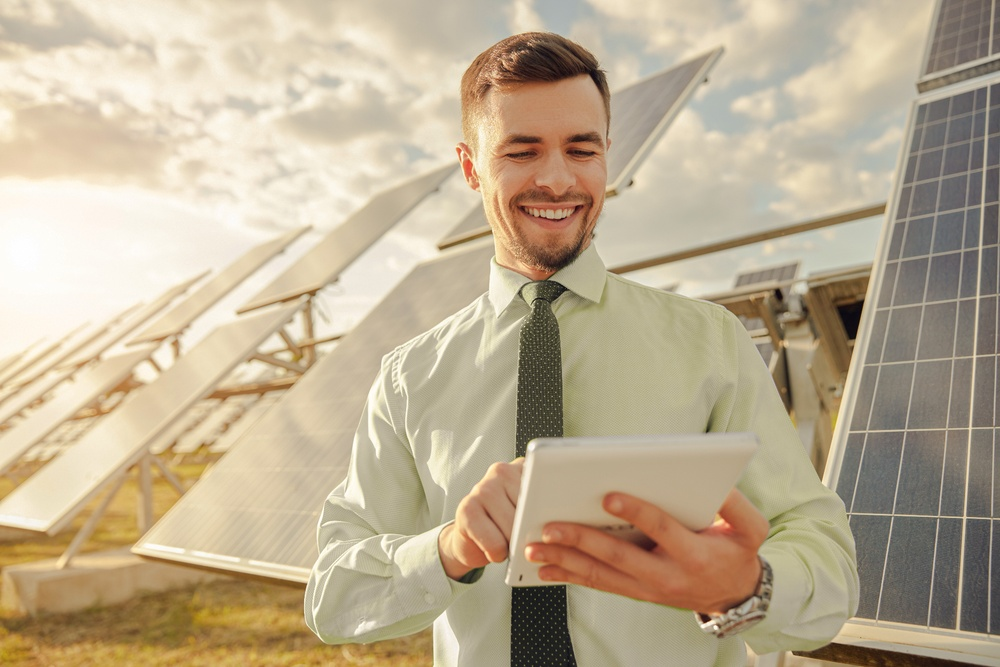
#> input picture src/assets/beneficio-empresas.jpg, 1000 x 667 px, shrunk from 1920 x 1280 before the run
$ python remove_bg.py src/assets/beneficio-empresas.jpg src/assets/beneficio-residencias.jpg
#> lines starting #> are read from the running program, lines starting #| are printed output that depends on the picture
import sys
from PIL import Image

def flood_fill_bg(input_path, output_path, tolerance=15):
#> called with input_path = 'src/assets/beneficio-empresas.jpg', output_path = 'src/assets/beneficio-residencias.jpg', tolerance = 15
    img = Image.open(input_path).convert("RGBA")
    pixels = img.load()
    width, height = img.size
#> width = 1000; height = 667

    target_r, target_g, target_b, _ = pixels[0, 0]
#> target_r = 228; target_g = 214; target_b = 187

    visited = set()
    queue = [(0,0), (width-1, 0), (0, height-1), (width-1, height-1)]
#> queue = [(0, 0), (999, 0), (0, 666), (999, 666)]

    for q in queue:
        visited.add(q)

    head = 0
    while head < len(queue):
        x, y = queue[head]
        head += 1

        r, g, b, a = pixels[x, y]

        if abs(r - target_r) < tolerance and abs(g - target_g) < tolerance and abs(b - target_b) < tolerance:
            pixels[x, y] = (r, g, b, 0)

            for dx, dy in [(-1,0), (1,0), (0,-1), (0,1)]:
                nx, ny = x + dx, y + dy
                if 0 <= nx < width and 0 <= ny < height:
                    if (nx, ny) not in visited:
                        visited.add((nx, ny))
                        queue.append((nx, ny))
#> this loop made 4088 passes
#> (r, g, b) on passes 1 to 3: (228, 214, 187), (96, 87, 80), (183, 135, 59)

    # Soften edges slightly by checking transparent neighbors
    for y in range(1, height-1):
        for x in range(1, width-1):
            r, g, b, a = pixels[x, y]
            if a == 255: # opaque
                # if it has a transparent neighbor, make it semi-transparent for anti-aliasing
                trans_neighbors = 0
                for dx, dy in [(-1,0), (1,0), (0,-1), (0,1)]:
                    if pixels[x+dx, y+dy][3] == 0:
                        trans_neighbors += 1
                if trans_neighbors > 0:
                    pixels[x, y] = (r, g, b, max(0, 255 - trans_neighbors * 50))

    img.save(output_path)
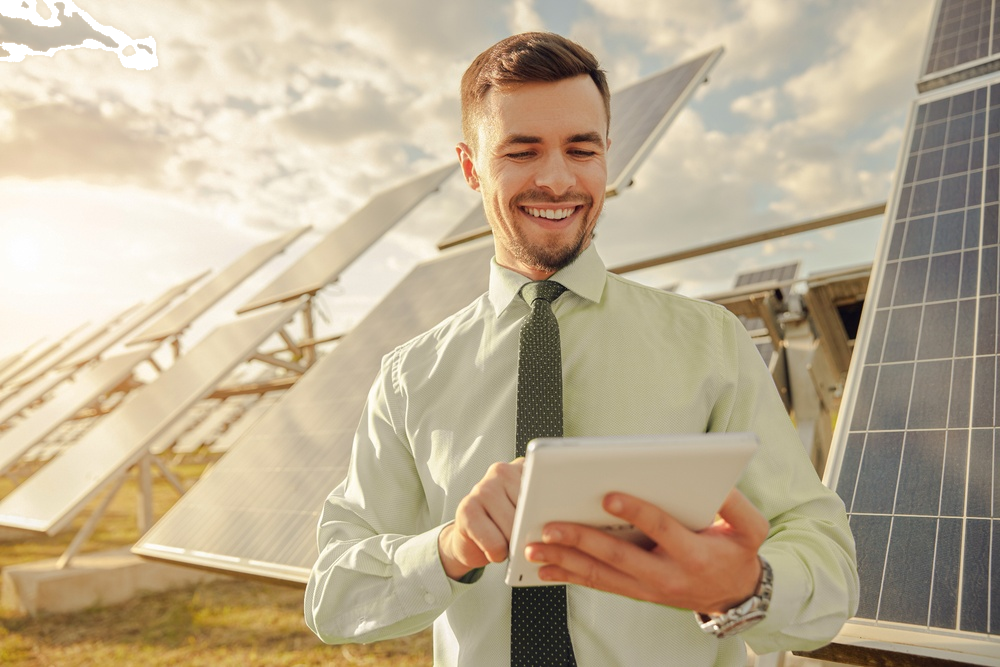
#> saved as beneficio-residencias.jpg: PIL image 1000x667 RGBA; mean R, G, B, A 188.8, 173.3, 146.9, 253.6; transparent parts drawn white

if __name__ == '__main__':
    flood_fill_bg(sys.argv[1], sys.argv[2])

$ run again, on src/assets/calculator-savings.jpg
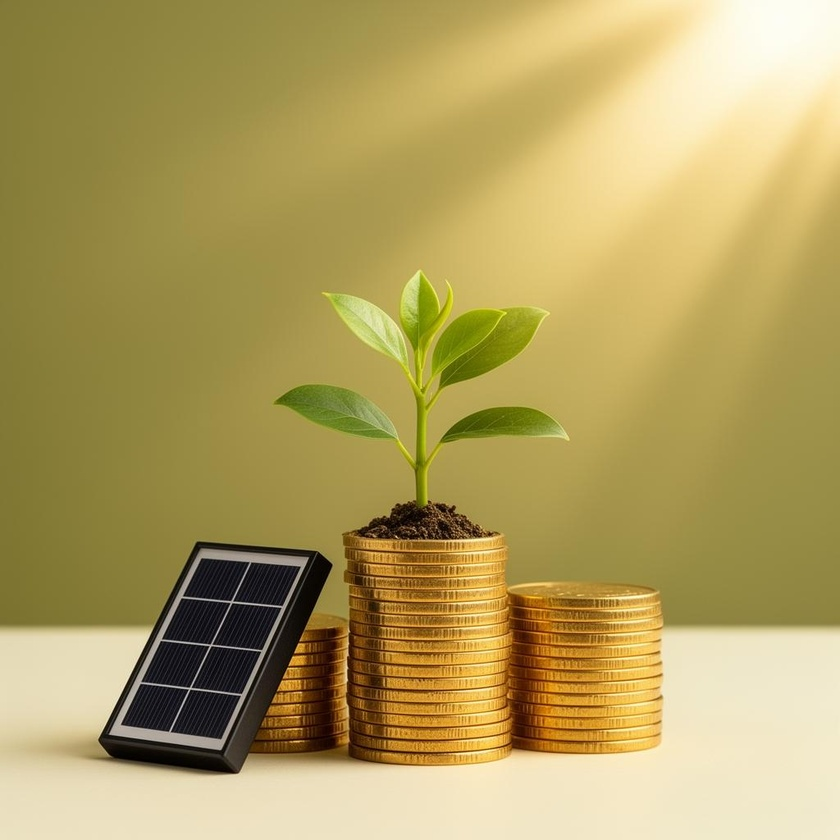
#> input picture src/assets/calculator-savings.jpg, 840 x 840 px, shrunk from 1024 x 1024 before the run
#> target_r = 128; target_g = 119; target_b = 54
#> the loop in flood_fill_bg, `while head < len(queue):` made 76401 passes
#> (r, g, b) on passes 1 to 3: (128, 119, 54), (253, 251, 236), (235, 226, 193)
#> in flood_fill_bg, `img.save(output_path)`:
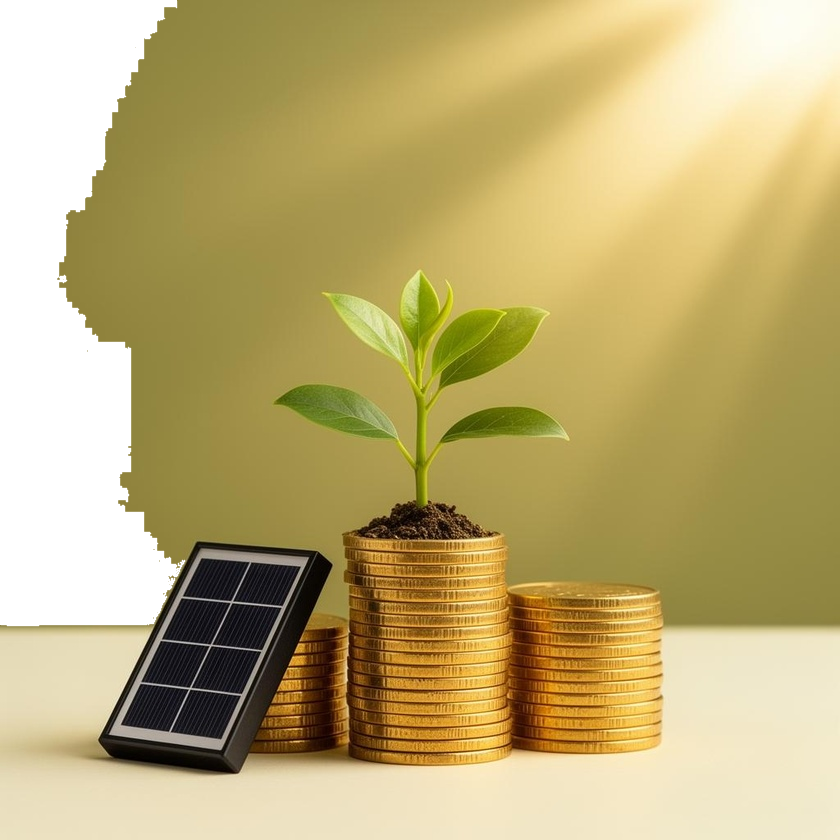
#> saved as calculator-savings.jpg: PIL image 840x840 RGBA; mean R, G, B, A 177, 159.2, 95.3, 227.7; transparent parts drawn white

$ run again, on src/assets/step-solar-farm.jpg
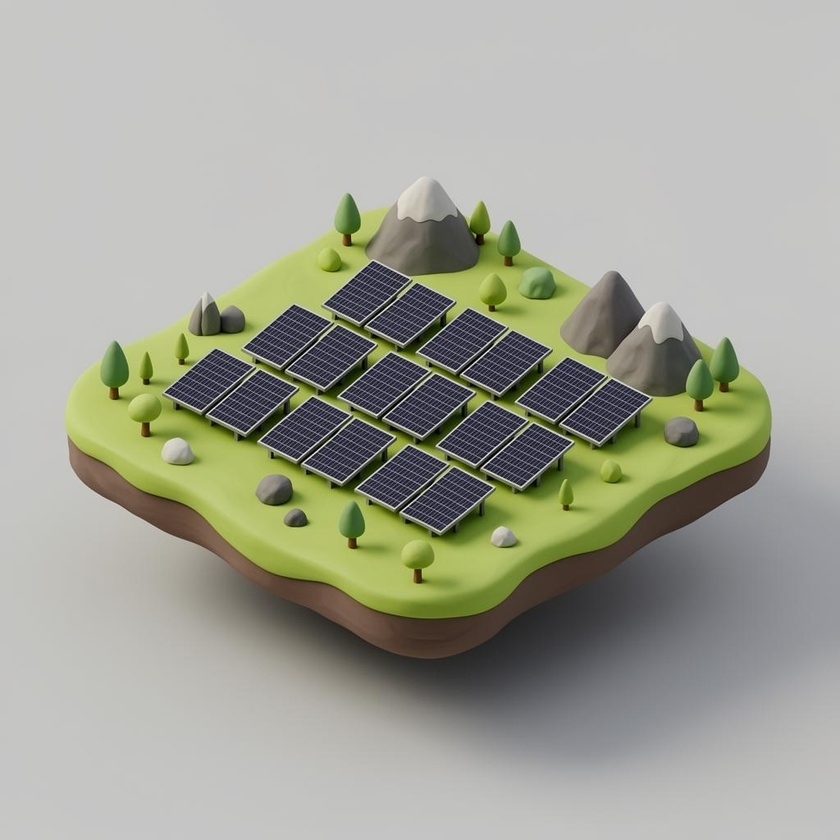
#> input picture src/assets/step-solar-farm.jpg, 840 x 840 px, shrunk from 1024 x 1024 before the run
#> target_r = 200; target_b = 198
#> the loop in flood_fill_bg, `while head < len(queue):` made 360454 passes
#> (r, g, b) on passes 1 to 3: (200, 200, 198), (196, 196, 196), (199, 199, 197)
#> in flood_fill_bg, `img.save(output_path)`:
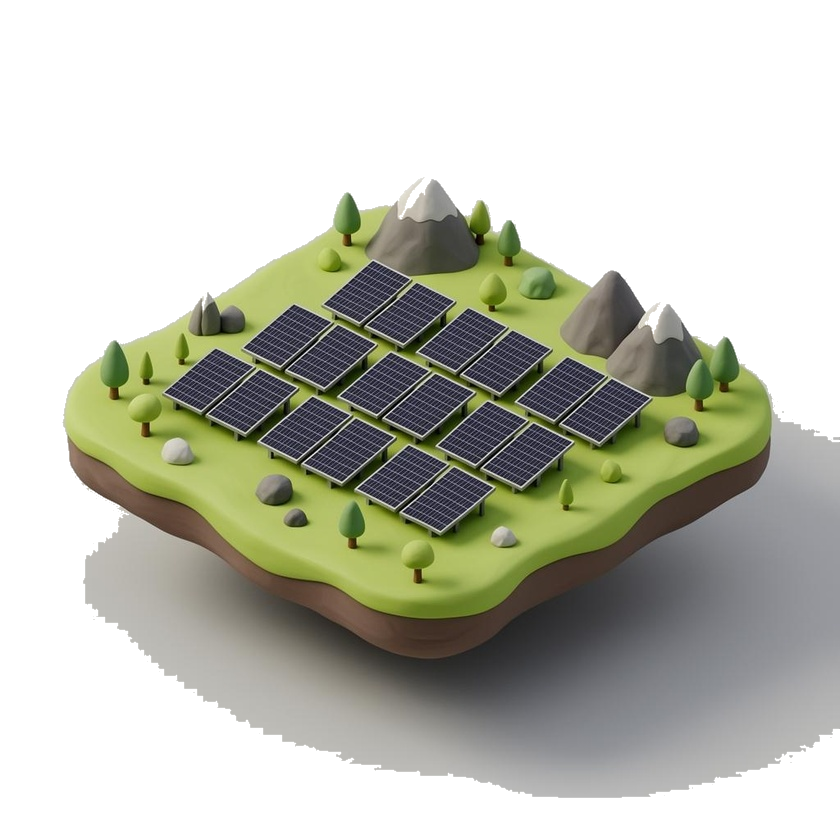
#> saved as step-solar-farm.jpg: PIL image 840x840 RGBA; mean R, G, B, A 161.8, 163.4, 150.4, 125.4; transparent parts drawn white
